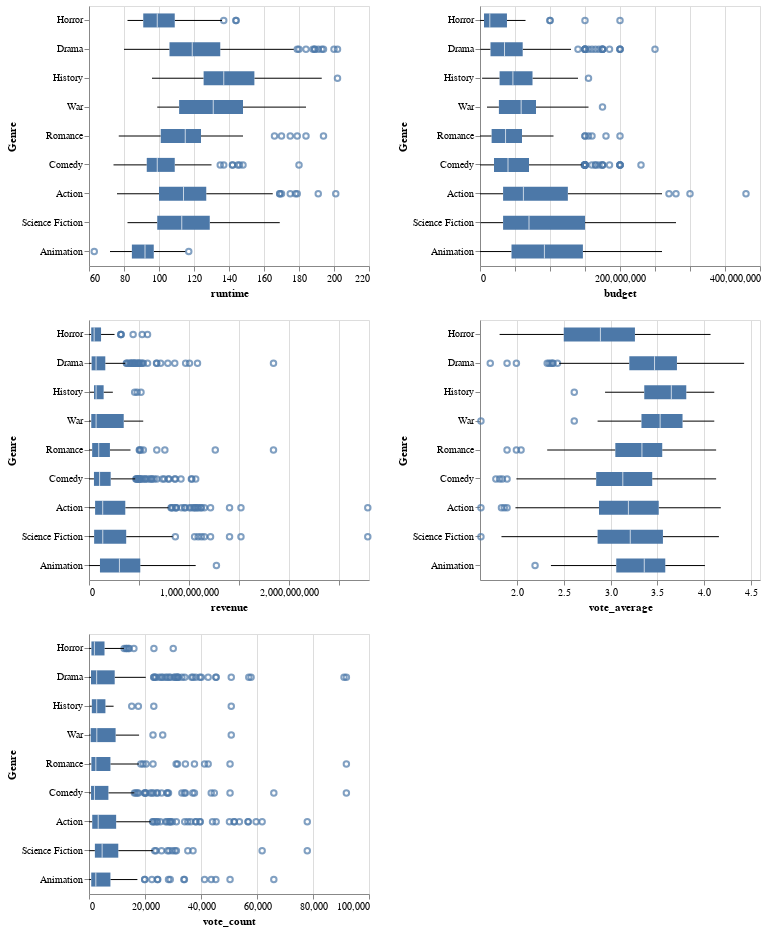

Notebook code for this chart:
### Markdown cell above
<div class="alert alert-info" style="color:black">

### Question 3.3
rubric={viz:1,accuracy:2,reasoning:2}

<h4>Python</h4>
<ol type="1">
<li>Copy the code from you boxplot above and use the same strategy as for the histograms to repeat this boxplot for all numerical values. Make sure to set the x-axis scale to not include 0 unless necessary, so that the <code>runtime</code> boxpot uses the available space well (you don't need to sort the y-axis by different columns, it is better that categories are sorted by median revenue in all facets so that we don't have to keep track of how they move around between subplots).</li>
<li>Study the boxplots you just created and reflect over what you see. Identify a research oriented question that you would be interested in exploring and briefly motivate why you think this would be interesting (&lt;90 words, it can be a general question, does not have to relate to Bestflix). This is an open ended question because EDA is often open ended. And even when you go in with one particular hypotheses, you must stay open to what the data tells you and be able to detect interesting relationships that you did not foresee ahead of time.</li>
</ol>
 
</div>

### Code cell
# YOUR ANSWER GOES HERE
boom_genres = movies.explode("genres")

genres_by_revenue = (
    boom_genres.groupby("genres")["revenue"]
    .median()
    .sort_values()
    .index
    .tolist()
)

numeric_cols = boom_genres.select_dtypes(include="number").columns.tolist()
numeric_cols = [c for c in numeric_cols if c != "id"]

base = alt.Chart(boom_genres).mark_boxplot().encode(
    y=alt.Y("genres:N", sort=genres_by_revenue, title="Genre"),
    x=alt.X(alt.repeat(), type="quantitative", scale=alt.Scale(zero=False)),
    tooltip="title:N"
).properties(
    width=280,
    height=260
)

base.repeat(
    repeat=numeric_cols,
    columns=2
)
